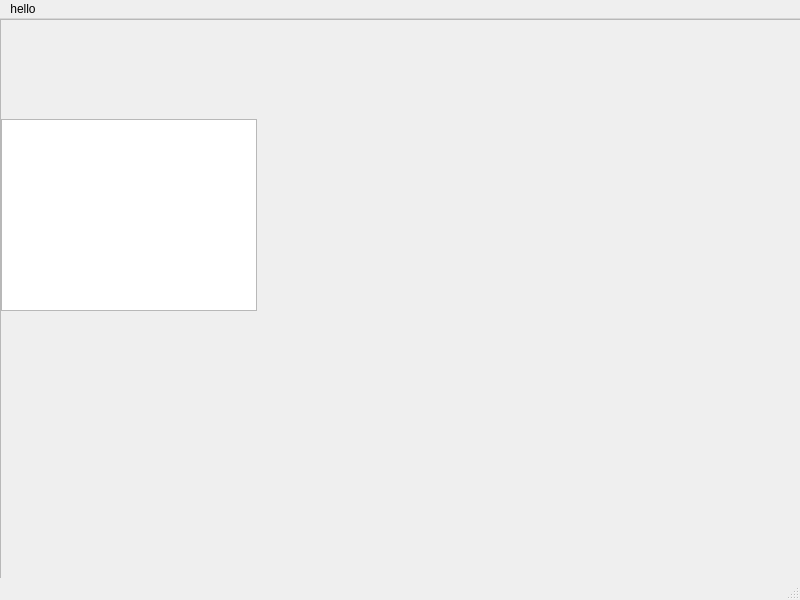
<?xml version="1.0" encoding="UTF-8"?>
<ui version="4.0">
 <class>MainWindow</class>
 <widget class="QMainWindow" name="MainWindow">
  <property name="geometry">
   <rect>
    <x>0</x>
    <y>0</y>
    <width>800</width>
    <height>600</height>
   </rect>
  </property>
  <property name="sizePolicy">
   <sizepolicy hsizetype="Fixed" vsizetype="Fixed">
    <horstretch>0</horstretch>
    <verstretch>0</verstretch>
   </sizepolicy>
  </property>
  <property name="windowTitle">
   <string>MainWindow</string>
  </property>
  <widget class="QWidget" name="centralwidget">
   <widget class="QScrollArea" name="scrollArea">
    <property name="geometry">
     <rect>
      <x>0</x>
      <y>0</y>
      <width>801</width>
      <height>561</height>
     </rect>
    </property>
    <property name="widgetResizable">
     <bool>true</bool>
    </property>
    <widget class="QWidget" name="scrollAreaWidgetContents">
     <property name="geometry">
      <rect>
       <x>0</x>
       <y>0</y>
       <width>799</width>
       <height>559</height>
      </rect>
     </property>
     <widget class="QWidget" name="verticalLayoutWidget">
      <property name="geometry">
       <rect>
        <x>0</x>
        <y>0</y>
        <width>791</width>
        <height>391</height>
       </rect>
      </property>
      <layout class="QVBoxLayout" name="verticalLayout">
       <item>
        <widget class="QTextEdit" name="textEdit">
         <property name="sizePolicy">
          <sizepolicy hsizetype="Fixed" vsizetype="Fixed">
           <horstretch>0</horstretch>
           <verstretch>0</verstretch>
          </sizepolicy>
         </property>
        </widget>
       </item>
      </layout>
     </widget>
    </widget>
   </widget>
  </widget>
  <widget class="QMenuBar" name="menubar">
   <property name="geometry">
    <rect>
     <x>0</x>
     <y>0</y>
     <width>800</width>
     <height>26</height>
    </rect>
   </property>
   <widget class="QMenu" name="menuhello">
    <property name="title">
     <string>hello</string>
    </property>
   </widget>
   <addaction name="menuhello"/>
  </widget>
  <widget class="QStatusBar" name="statusbar"/>
 </widget>
 <resources/>
 <connections/>
</ui>
